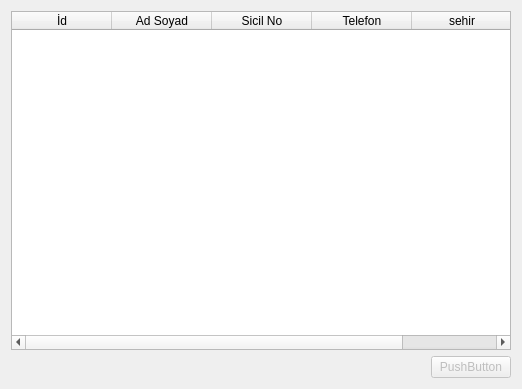
<?xml version="1.0" encoding="UTF-8"?>
<ui version="4.0">
 <class>UzlasmaciSil</class>
 <widget class="QDialog" name="UzlasmaciSil">
  <property name="geometry">
   <rect>
    <x>0</x>
    <y>0</y>
    <width>522</width>
    <height>389</height>
   </rect>
  </property>
  <property name="windowTitle">
   <string>Dialog</string>
  </property>
  <layout class="QGridLayout" name="gridLayout">
   <item row="0" column="0">
    <layout class="QVBoxLayout" name="verticalLayout">
     <item>
      <widget class="QTableWidget" name="tableWidget">
       <attribute name="verticalHeaderVisible">
        <bool>false</bool>
       </attribute>
       <column>
        <property name="text">
         <string>İd</string>
        </property>
       </column>
       <column>
        <property name="text">
         <string>Ad Soyad</string>
        </property>
       </column>
       <column>
        <property name="text">
         <string>Sicil No</string>
        </property>
       </column>
       <column>
        <property name="text">
         <string>Telefon</string>
        </property>
       </column>
       <column>
        <property name="text">
         <string>sehir</string>
        </property>
       </column>
      </widget>
     </item>
     <item>
      <layout class="QHBoxLayout" name="horizontalLayout_4">
       <item>
        <spacer name="horizontalSpacer">
         <property name="orientation">
          <enum>Qt::Horizontal</enum>
         </property>
         <property name="sizeHint" stdset="0">
          <size>
           <width>40</width>
           <height>20</height>
          </size>
         </property>
        </spacer>
       </item>
       <item>
        <widget class="QPushButton" name="pushButton">
         <property name="enabled">
          <bool>false</bool>
         </property>
         <property name="text">
          <string>PushButton</string>
         </property>
        </widget>
       </item>
      </layout>
     </item>
    </layout>
   </item>
  </layout>
 </widget>
 <resources/>
 <connections/>
</ui>
